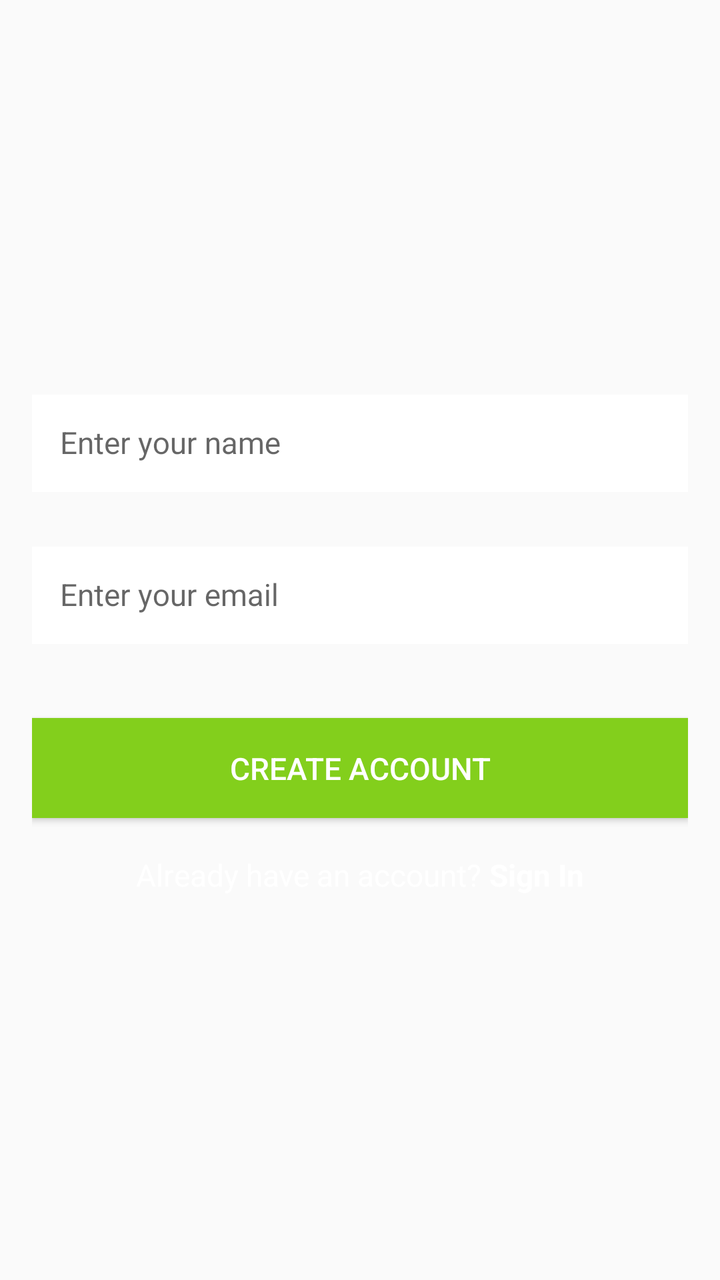
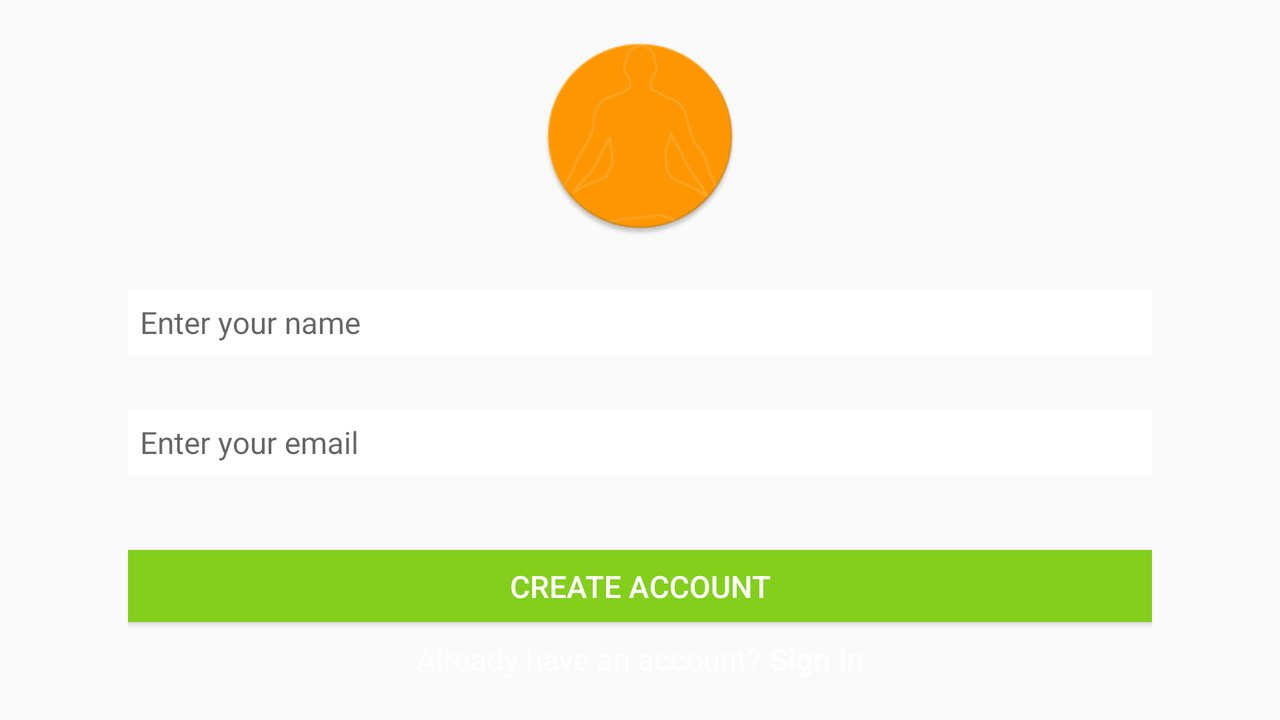

Two renders of one Android screen. The first uses the default layout on a phone; the second uses the alternative layout the repository ships for a different screen configuration, on a matching device. The two XML files are below.
<!-- AndroidManifest.xml: application theme AppTheme -->
<!-- res/layout/activity_create_account.xml -->
<ScrollView xmlns:android="http://schemas.android.com/apk/res/android"
    xmlns:app="http://schemas.android.com/apk/res-auto"
    xmlns:tools="http://schemas.android.com/tools"
    android:layout_width="match_parent"
    android:layout_height="match_parent"
    android:fillViewport="true"
    tools:context=".ui.signup.CreateAccountActivity">

    <LinearLayout
        android:id="@+id/linear_layout_create_account_activity"
        android:layout_width="match_parent"
        android:layout_height="wrap_content"
        android:gravity="center"
        android:orientation="vertical"
        android:paddingBottom="@dimen/activity_vertical_margin"
        android:paddingLeft="@dimen/activity_horizontal_margin"
        android:paddingRight="@dimen/activity_horizontal_margin"
        android:paddingTop="@dimen/activity_vertical_margin">

        <LinearLayout
            android:layout_width="0px"
            android:layout_height="0px"
            android:focusable="true"
            android:focusableInTouchMode="true" />

        <android.support.design.widget.TextInputLayout
            android:id="@+id/til_username_create"
            android:layout_width="match_parent"
            android:layout_height="wrap_content"
            android:layout_marginBottom="@dimen/lists_title_bottom_margin"
            app:hintTextAppearance="@style/HintText">

            <EditText
                android:id="@+id/edit_text_username_create"
                android:layout_width="match_parent"
                android:layout_height="wrap_content"
                android:background="@android:color/white"
                android:hint="@string/hint_enter_username"
                android:inputType="textCapWords"
                android:padding="@dimen/edit_text_padding"
                android:textColor="@color/black"
                android:textColorHint="@color/dark_grey"
                android:textSize="@dimen/login_buttons_text_size" />
        </android.support.design.widget.TextInputLayout>

        <android.support.design.widget.TextInputLayout
            android:id="@+id/til_email_create"
            android:layout_width="match_parent"
            android:layout_height="wrap_content"
            android:layout_marginBottom="@dimen/margin_normal"
            app:hintTextAppearance="@style/HintText">

            <EditText
                android:id="@+id/edit_text_email_create"
                android:layout_width="match_parent"
                android:layout_height="wrap_content"
                android:background="@android:color/white"
                android:hint="@string/hint_enter_email"
                android:inputType="textEmailAddress"
                android:padding="@dimen/edit_text_padding"
                android:textColor="@color/black"
                android:textColorHint="@color/dark_grey"
                android:textSize="@dimen/login_buttons_text_size" />
        </android.support.design.widget.TextInputLayout>

        <Button
            android:id="@+id/btn_create_account_final"
            android:layout_width="match_parent"
            android:layout_height="@dimen/input_field_height"
            android:background="@color/primary"
            android:onClick="onCreateAccountPressed"
            android:text="@string/title_activity_create_account"
            android:textColor="@android:color/white"
            android:textSize="@dimen/login_buttons_text_size" />

        <LinearLayout
            android:layout_width="match_parent"
            android:layout_height="wrap_content"
            android:layout_marginTop="@dimen/margin_small"
            android:gravity="center"
            android:orientation="horizontal">

            <TextView
                android:id="@+id/tv_already_have_account"
                style="@style/LoginCreateText"
                android:layout_width="wrap_content"
                android:layout_height="wrap_content"
                android:text="@string/text_already_have_account" />

            <TextView
                android:id="@+id/tv_sign_in"
                style="@style/LoginCreateTextButton"
                android:layout_width="wrap_content"
                android:layout_height="wrap_content"
                android:onClick="onSignInPressed"
                android:text="@string/button_sign_in" />
        </LinearLayout>
    </LinearLayout>
</ScrollView>
<!-- resources referenced by this layout -->
<resources>
  <color name="black">#616161</color>
  <color name="dark_grey">#AEAEAE</color>
  <color name="primary">#83CF1C</color>
  <dimen name="activity_horizontal_margin">16dp</dimen>
  <dimen name="activity_vertical_margin">16dp</dimen>
  <dimen name="edit_text_padding">14dp</dimen>
  <dimen name="input_field_height">50dp</dimen>
  <dimen name="lists_title_bottom_margin">20dp</dimen>
  <dimen name="login_buttons_text_size">15.3sp</dimen>
  <dimen name="margin_normal">37dp</dimen>
  <dimen name="margin_small">16dp</dimen>
  <string name="button_sign_in">Sign In</string>
  <string name="hint_enter_email">Enter your email</string>
  <string name="hint_enter_username">Enter your name</string>
  <string name="text_already_have_account">Already have an account?</string>
  <string name="title_activity_create_account">Create Account</string>
  <style name="HintText">
          <item name="android:textSize">8sp</item>
          <item name="android:textColor">@color/dark_grey</item>
      </style>
  <style name="LoginCreateText">
          <item name="android:textSize">@dimen/login_buttons_text_size</item>
          <item name="android:textColor">@android:color/white</item>
          <item name="android:layout_margin">2dp</item>
      </style>
  <style name="LoginCreateTextButton">
          <item name="android:textSize">@dimen/login_buttons_text_size</item>
          <item name="android:textStyle">bold</item>
          <item name="android:textColor">@android:color/white</item>
          <item name="android:layout_margin">2dp</item>
          <item name="android:clickable">true</item>
      </style>
  <!-- from res/values-v21/ -->
  <style name="AppTheme" parent="AppTheme.Base" />
  <!-- from res/values-v21/ -->
  <style name="AppTheme.Base" parent="Theme.AppCompat.Light.NoActionBar">
          <item name="android:colorBackground">@color/background_material_light</item>
          <item name="colorPrimary">@color/primary</item>
          <item name="colorPrimaryDark">@color/dark_orange</item>
          <item name="colorAccent">@color/dark_orange</item>
          <item name="android:textColorPrimary">@android:color/white</item>
          <item name="android:textColorSecondary">#fcfcfc</item>
      </style>
</resources>
<!-- res/layout-land/activity_create_account.xml (the repository's variant of the layout above) -->
<!-- drawn on the phone turned sideways -->
<ScrollView xmlns:android="http://schemas.android.com/apk/res/android"
    xmlns:app="http://schemas.android.com/apk/res-auto"
    xmlns:tools="http://schemas.android.com/tools"
    android:layout_width="match_parent"
    android:layout_height="match_parent"
    android:fillViewport="true"
    tools:context=".ui.signup.CreateAccountActivity">

    <LinearLayout
        android:id="@+id/linear_layout_create_account_activity"
        android:layout_width="match_parent"
        android:layout_height="wrap_content"
        android:gravity="center"
        android:orientation="vertical"
        android:paddingBottom="@dimen/activity_vertical_margin"
        android:paddingEnd="@dimen/activity_horizontal_margin_land"
        android:paddingLeft="@dimen/activity_horizontal_margin_land"
        android:paddingRight="@dimen/activity_horizontal_margin_land"
        android:paddingStart="@dimen/activity_horizontal_margin_land"
        android:paddingTop="@dimen/activity_vertical_margin">

        <LinearLayout
            android:layout_width="0px"
            android:layout_height="0px"
            android:focusable="true"
            android:focusableInTouchMode="true" />

        <ImageView
            android:layout_width="@dimen/logo_image_size"
            android:layout_height="@dimen/logo_image_size"
            android:layout_marginBottom="@dimen/lists_title_bottom_margin"
            android:contentDescription="@string/image_view_logo_image"
            android:src="@mipmap/ic_launcher" />

        <android.support.design.widget.TextInputLayout
            android:layout_width="match_parent"
            android:layout_height="wrap_content"
            android:layout_marginBottom="@dimen/lists_title_bottom_margin"
            app:hintTextAppearance="@style/HintText">

            <EditText
                android:id="@+id/edit_text_username_create"
                android:layout_width="match_parent"
                android:layout_height="wrap_content"
                android:background="@android:color/white"
                android:hint="@string/hint_enter_username"
                android:imeOptions="flagNoExtractUi"
                android:inputType="textCapWords"
                android:padding="@dimen/edit_text_padding_land"
                android:textColor="@color/black"
                android:textColorHint="@color/dark_grey"
                android:textSize="@dimen/login_buttons_text_size" />
        </android.support.design.widget.TextInputLayout>

        <android.support.design.widget.TextInputLayout
            android:layout_width="match_parent"
            android:layout_height="wrap_content"
            android:layout_marginBottom="@dimen/margin_normal"
            app:hintTextAppearance="@style/HintText">

            <EditText
                android:id="@+id/edit_text_email_create"
                android:layout_width="match_parent"
                android:layout_height="wrap_content"
                android:background="@android:color/white"
                android:hint="@string/hint_enter_email"
                android:imeOptions="flagNoExtractUi"
                android:inputType="textEmailAddress"
                android:padding="@dimen/edit_text_padding_land"
                android:textColor="@color/black"
                android:textColorHint="@color/dark_grey"
                android:textSize="@dimen/login_buttons_text_size" />
        </android.support.design.widget.TextInputLayout>

        <Button
            android:layout_width="match_parent"
            android:layout_height="@dimen/input_field_height_land"
            android:background="?colorPrimary"
            android:onClick="onCreateAccountPressed"
            android:text="@string/title_activity_create_account"
            android:textColor="@android:color/white"
            android:textSize="@dimen/login_buttons_text_size" />

        <LinearLayout
            android:layout_width="match_parent"
            android:layout_height="wrap_content"
            android:layout_marginTop="@dimen/edit_text_padding_land"
            android:gravity="center"
            android:orientation="horizontal">

            <TextView
                style="@style/LoginCreateText"
                android:layout_width="wrap_content"
                android:layout_height="wrap_content"
                android:text="@string/text_already_have_account" />

            <TextView
                style="@style/LoginCreateTextButton"
                android:layout_width="wrap_content"
                android:layout_height="wrap_content"
                android:onClick="onSignInPressed"
                android:text="@string/button_sign_in" />
        </LinearLayout>
    </LinearLayout>
</ScrollView>
<!-- resources referenced by the variant -->
<!-- as the phone turned sideways resolves them -->
<resources>
  <color name="black">#616161</color>
  <color name="dark_grey">#AEAEAE</color>
  <dimen name="activity_horizontal_margin_land">64dp</dimen>
  <dimen name="activity_vertical_margin">16dp</dimen>
  <dimen name="edit_text_padding_land">6dp</dimen>
  <dimen name="input_field_height_land">36dp</dimen>
  <dimen name="lists_title_bottom_margin">20dp</dimen>
  <dimen name="login_buttons_text_size">15.3sp</dimen>
  <dimen name="logo_image_size">100dp</dimen>
  <dimen name="margin_normal">37dp</dimen>
  <!-- mipmap ic_launcher: png bitmap (mipmap-hdpi, 3554 bytes) -->
  <string name="button_sign_in">Sign In</string>
  <string name="hint_enter_email">Enter your email</string>
  <string name="hint_enter_username">Enter your name</string>
  <string name="image_view_logo_image">Logo Image</string>
  <string name="text_already_have_account">Already have an account?</string>
  <string name="title_activity_create_account">Create Account</string>
  <style name="HintText">
          <item name="android:textSize">8sp</item>
          <item name="android:textColor">@color/dark_grey</item>
      </style>
  <style name="LoginCreateText">
          <item name="android:textSize">@dimen/login_buttons_text_size</item>
          <item name="android:textColor">@android:color/white</item>
          <item name="android:layout_margin">2dp</item>
      </style>
  <style name="LoginCreateTextButton">
          <item name="android:textSize">@dimen/login_buttons_text_size</item>
          <item name="android:textStyle">bold</item>
          <item name="android:textColor">@android:color/white</item>
          <item name="android:layout_margin">2dp</item>
          <item name="android:clickable">true</item>
      </style>
  <!-- from res/values-v21/ -->
  <style name="AppTheme" parent="AppTheme.Base" />
  <!-- from res/values-v21/ -->
  <style name="AppTheme.Base" parent="Theme.AppCompat.Light.NoActionBar">
          <item name="android:colorBackground">@color/background_material_light</item>
          <item name="colorPrimary">@color/primary</item>
          <item name="colorPrimaryDark">@color/dark_orange</item>
          <item name="colorAccent">@color/dark_orange</item>
          <item name="android:textColorPrimary">@android:color/white</item>
          <item name="android:textColorSecondary">#fcfcfc</item>
      </style>
  <color name="primary">#83CF1C</color>
</resources>
